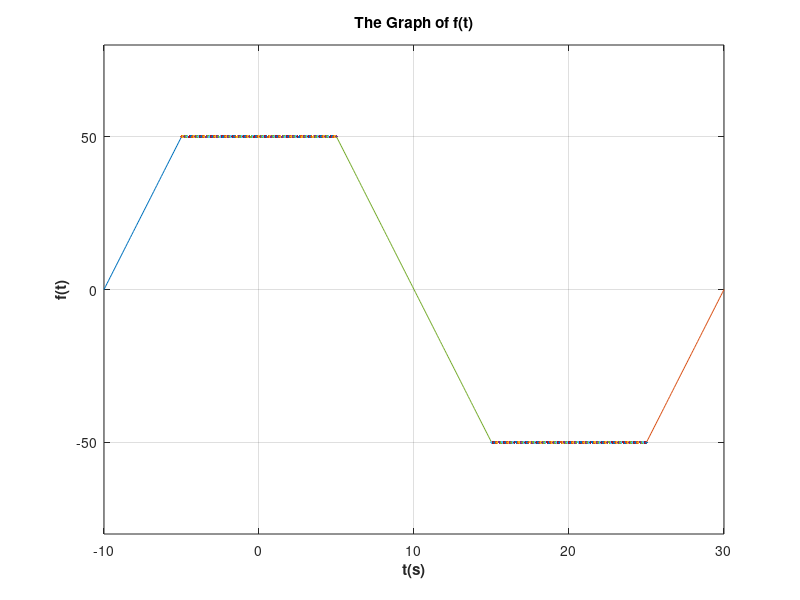

Reproduce this figure in MATLAB.
x1=[-10:0.1:-5];
x2=[-5:0.1:5];
x3=[5:0.1:15];
x4=[15:0.1:25];
x5=[25:0.1:30];
plot(x1,10*x1+100,x2,50,x3,-10*x3+100,x4,-50,x5,10*x5-300);
axis([-10 30 -80 80])
xlabel('\bft(s)'), ylabel('\bff(t)'), title('\bfThe Graph of f(t)');
grid on